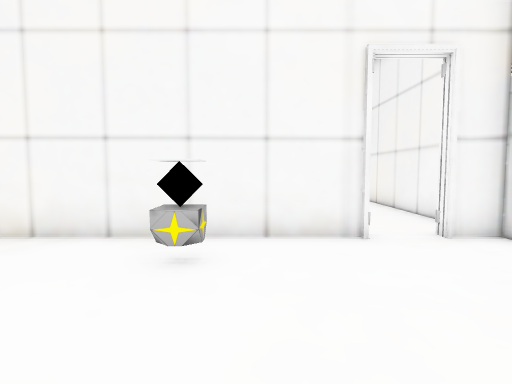
View 1 (above)

15 first-person views from a walk through a 3-D level made in the Unity game engine. The camera is 1.2 m above the floor, tilts 4° down and sees 80° across. Doors are open. The floor is counted in squares, 1 m on a side. Each view is taken from the middle of a square. On the plan, view 1 faces up. The plan holds only what a view shows up to about 13 squares ahead; the rest is blank. The place goes on beyond the plan. The player is left out.

View 2
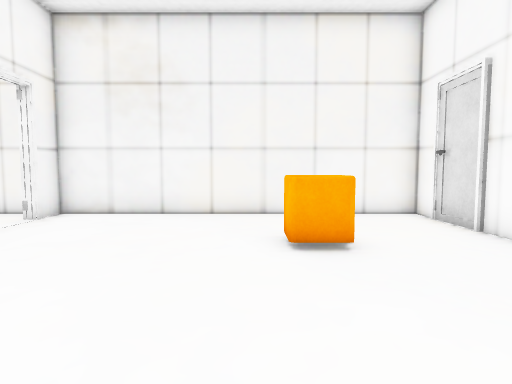

View 3
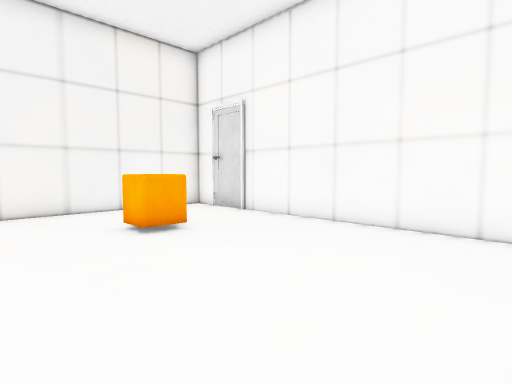

View 4
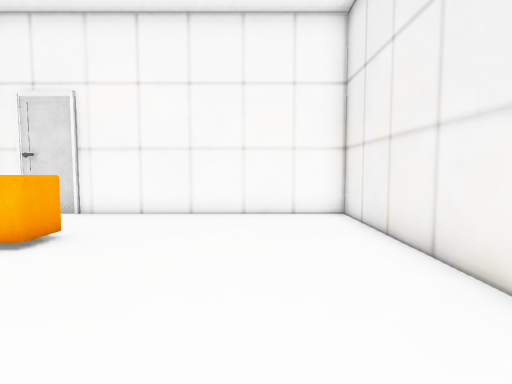

View 5
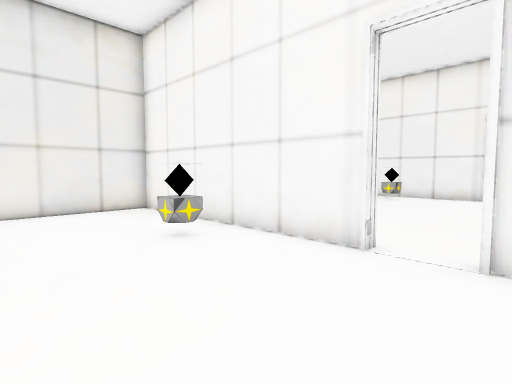

View 6
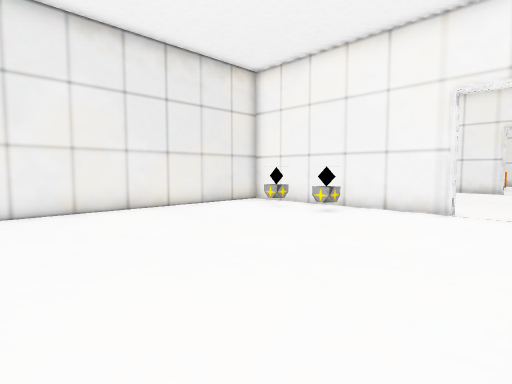

View 7
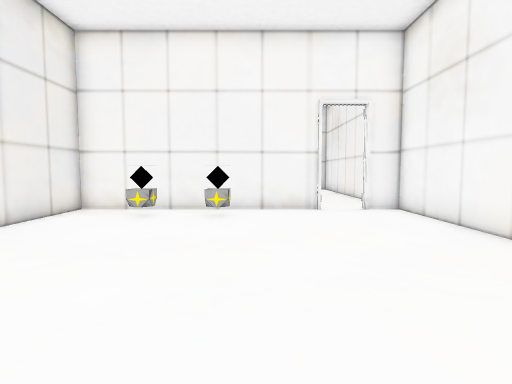

View 8
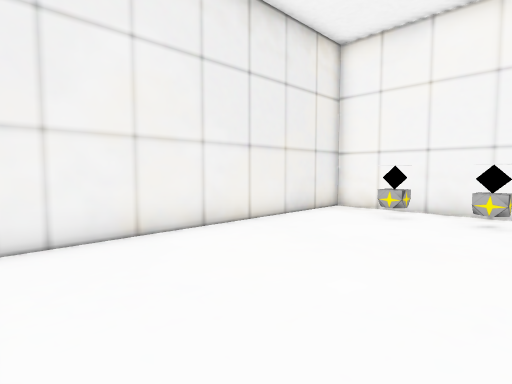

View 9
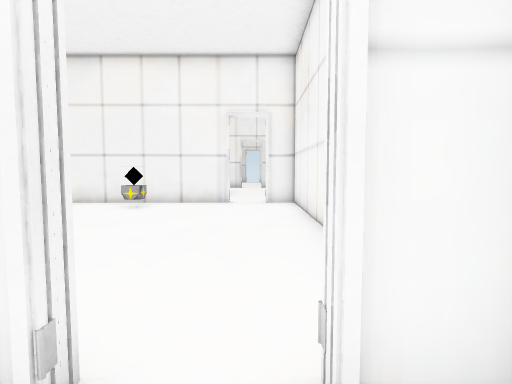

View 10
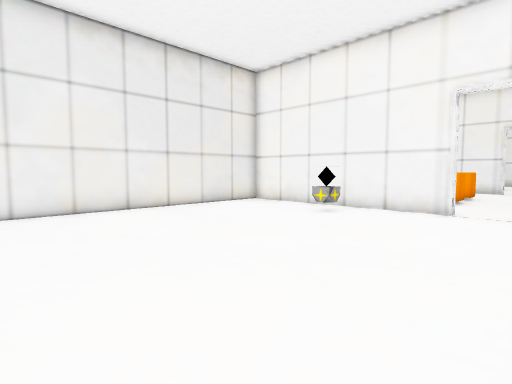

View 11
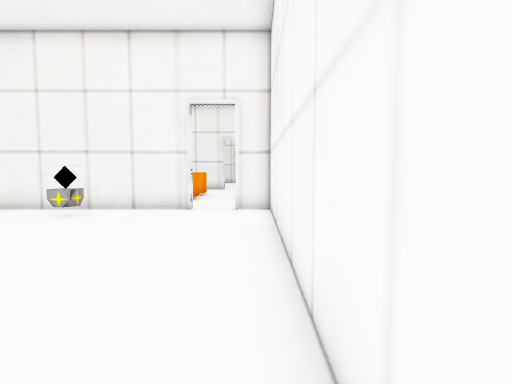

View 12
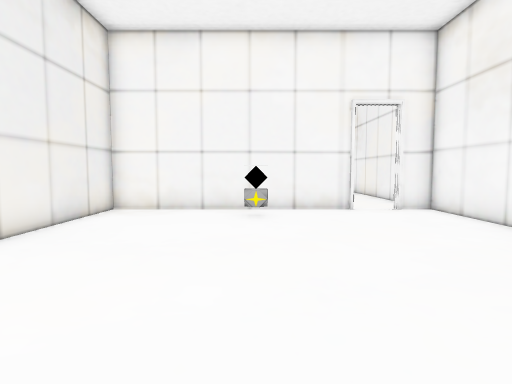

View 13
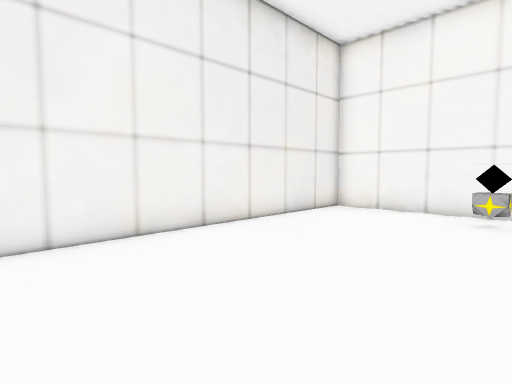

View 14
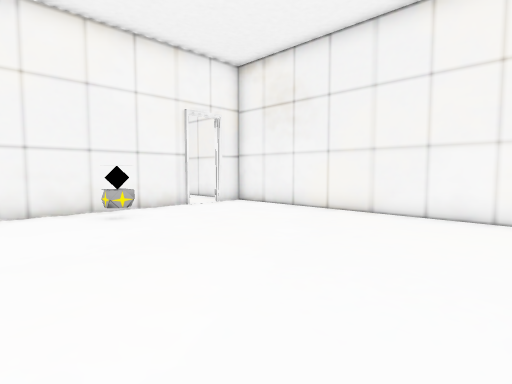

View 15
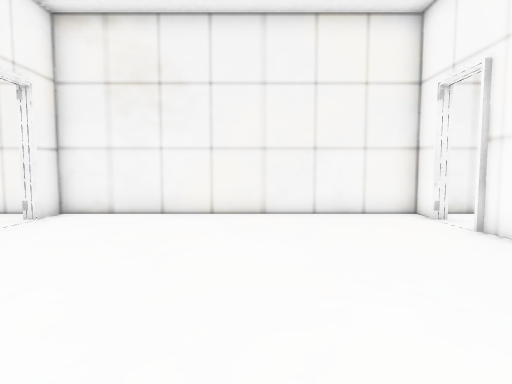

### Floor plan
Key: @ floor where view 1 was taken; # wall or solid block; . floor; D open door; ^ raised ledge; G gate; O other object.
Columns run from 6 left of view 1 to 5 right of it. Each row starts with its distance up from view 1.
 26 #       DD.#
 25 ########DD##
 24 #....O.....#
 23 #..........#
 22 #..........#
 21 #..........#
 20 #..........#
 19 #..........#
 18 #..........#
 17 #..........#
 16 #.......DD.#
 15 ########DD##
 14 #..O.O.....#
 13 #..........#
 12 #..........#
 11 #..........#
 10 #..........#
  9 #..........#
  8 #..........#
  7 #..........#
  6 #.......DD.#
  5 ########DD##
  4 #....O.....#
  3 #..........#
  2 #..........#
  1 #..........#
  0 #.....@....#
 -1 #......^...#
 -2 #..........#
 -3 #..........#
 -4 #..........#
 -5 #########G##

Where each view was taken, in squares from view 1:
view 1: 0 up, 0 right, facing up
view 2: 0 up, 4 left, facing right
view 3: 2 up, 5 left, facing down-right
view 4: 4 up, 3 left, facing down
view 5: 1 up, 4 right, facing up-left
view 6: 6 up, 4 right, facing up-left
view 7: 6 up, 0 right, facing up
view 8: 6 up, 0 right, facing up-left
view 9: 14 up, 3 right, facing up
view 10: 16 up, 4 right, facing up-left
view 11: 16 up, 4 right, facing up
view 12: 16 up, 1 left, facing up
view 13: 16 up, 0 right, facing up-left
view 14: 16 up, 4 left, facing up-right
view 15: 20 up, 4 left, facing right
